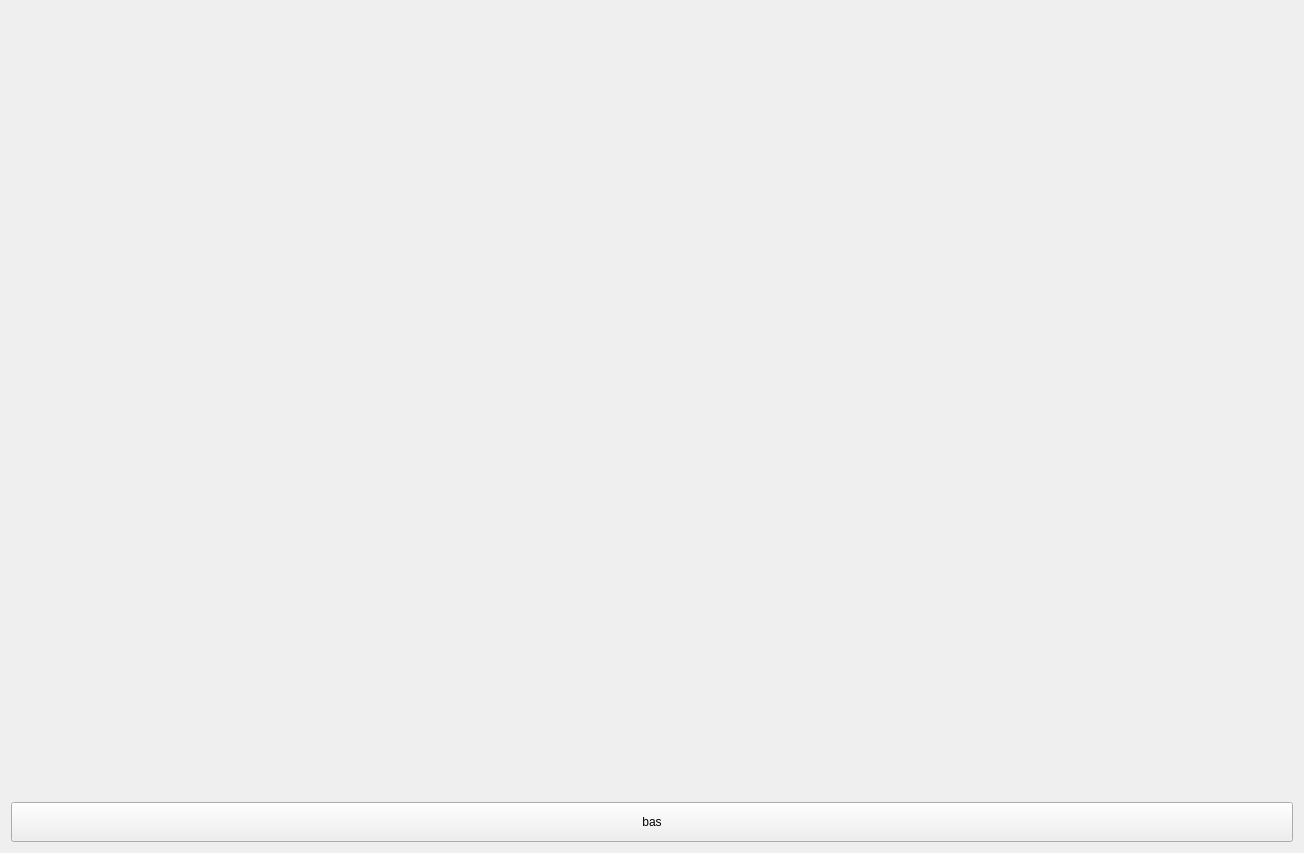
<?xml version="1.0" encoding="UTF-8"?>
<ui version="4.0">
 <class>Form</class>
 <widget class="QWidget" name="Form">
  <property name="geometry">
   <rect>
    <x>0</x>
    <y>0</y>
    <width>1304</width>
    <height>853</height>
   </rect>
  </property>
  <property name="windowTitle">
   <string>Form</string>
  </property>
  <layout class="QVBoxLayout" name="verticalLayout_2">
   <item>
    <layout class="QVBoxLayout" name="verticalLayout">
     <item alignment="Qt::AlignHCenter|Qt::AlignVCenter">
      <widget class="QLabel" name="ViewerLabel">
       <property name="minimumSize">
        <size>
         <width>1280</width>
         <height>720</height>
        </size>
       </property>
       <property name="text">
        <string/>
       </property>
      </widget>
     </item>
    </layout>
   </item>
   <item>
    <widget class="QPushButton" name="startLabel">
     <property name="minimumSize">
      <size>
       <width>640</width>
       <height>0</height>
      </size>
     </property>
     <property name="maximumSize">
      <size>
       <width>16777215</width>
       <height>40</height>
      </size>
     </property>
     <property name="text">
      <string>bas</string>
     </property>
    </widget>
   </item>
  </layout>
 </widget>
 <resources/>
 <connections/>
</ui>
